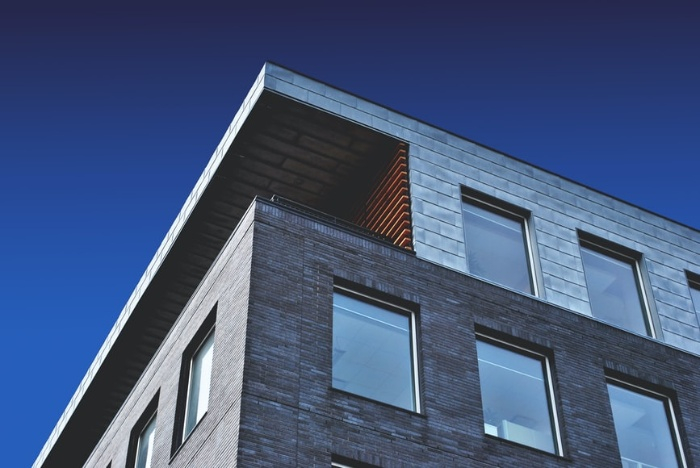
#> input picture mini_project/corners/img/bulding.jpg, 700 x 468 px, found by its file name
$ python harris_corner.py
#> lines starting #> are read from the running program, lines starting #| are printed output that depends on the picture; after the words box and inside, x2 and y2 are one past the last pixel; in counts of white or black regions, pixels touching at a corner belong together
# Python program to illustrate
# corner detection with
# Harris Corner Detection Method

# organizing imports
import cv2
import numpy as np

# path to input image specified and
# image is loaded with imread command
image = cv2.imread('/home/mohamed/0x01-Image_processing/mini_project/corners/img/bulding.jpg')
#> image is the input picture: shape (468, 700, 3); mean B, G, R 123.6, 86.6, 68.3

# convert the input image into
# grayscale color space
operatedImage = cv2.cvtColor(image, cv2.COLOR_BGR2GRAY)
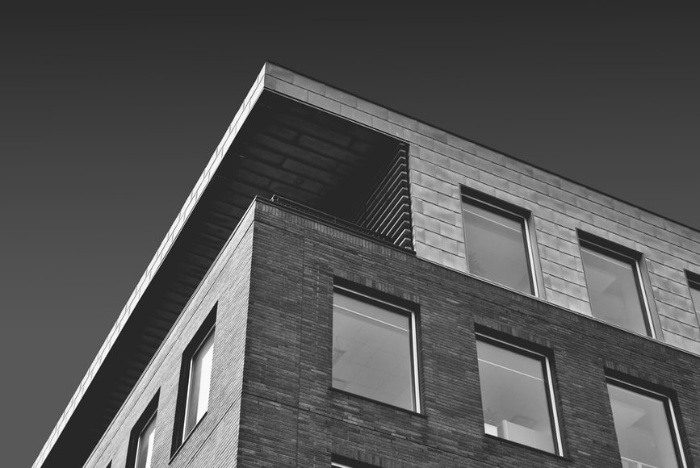
#> operatedImage: shape (468, 700); min 18, max 254, mean 85.4

# modify the data type
# setting to 32-bit floating point
operatedImage = np.float32(operatedImage)

# apply the cv2.cornerHarris method
# to detect the corners with appropriate
# values as input parameters
dest = cv2.cornerHarris(operatedImage, 2, 5, 0.07)
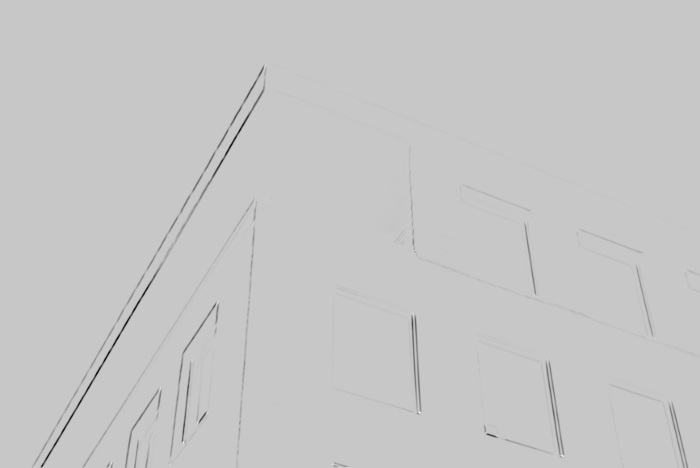
#> dest: shape (468, 700) float32; min -7.88e+09, max 2.2e+09, mean -40989644; drawn with min black and max white

# Results are marked through the dilated corners
dest = cv2.dilate(dest, None)
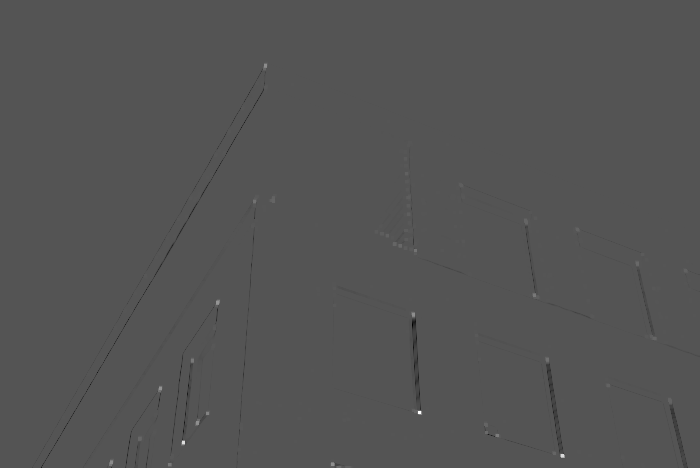
#> dest: shape (468, 700) float32; min -1.09e+09, max 2.2e+09, mean -1980252.2; drawn with min black and max white

# Reverting back to the original image,
# with optimal threshold value
image[dest > 0.01 * dest.max()]=[0, 0, 255]
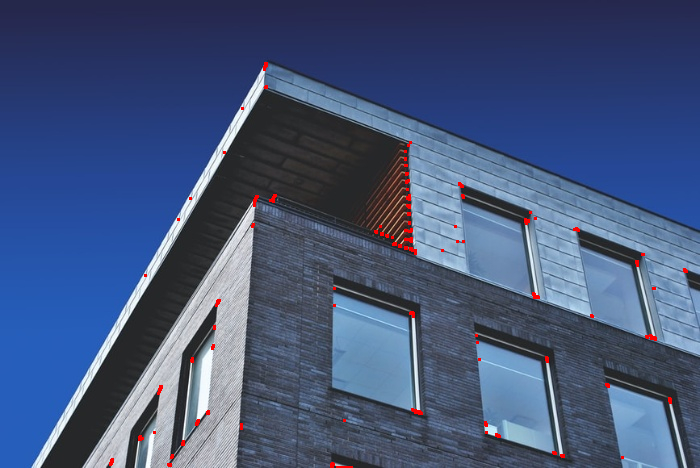
#> image: shape (468, 700, 3); 0.49% of pixels changed, all inside (x1, y1, x2, y2) = (109, 62, 688, 468)

# the window showing output image with corners
cv2.imshow('Image with Borders', image)

# De-allocate any associated memory usage
if cv2.waitKey(0) & 0xff == 27:
#> (key Esc is pressed here)
    cv2.destroyAllWindows()
